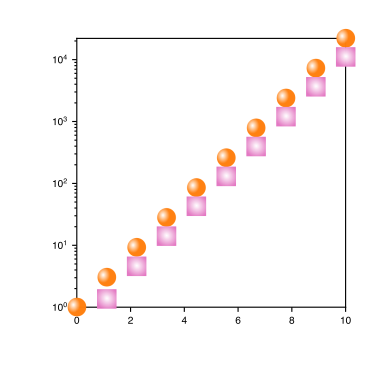

Here is the Python script that generated this plot:
import matplotlib
import matplotlib.pyplot as plt
import img_scatter
import numpy

a = numpy.linspace(0, 10, 10)
b = numpy.exp(a)
c = numpy.sinh(a)

matplotlib.style.use("science")
fig = plt.figure(figsize=(4, 4))
ax = fig.add_subplot(111)
ax.set_yscale("log")
ax.scatter_img(x=a, y=b, s=200, marker="o", index=2)
ax.scatter_img(x=a, y=c, s=200, marker="s", index=7)

fig.savefig("one_figure_log.svg")
fig.savefig("one_figure_log.png")
fig.savefig("one_figure_log.pdf")




